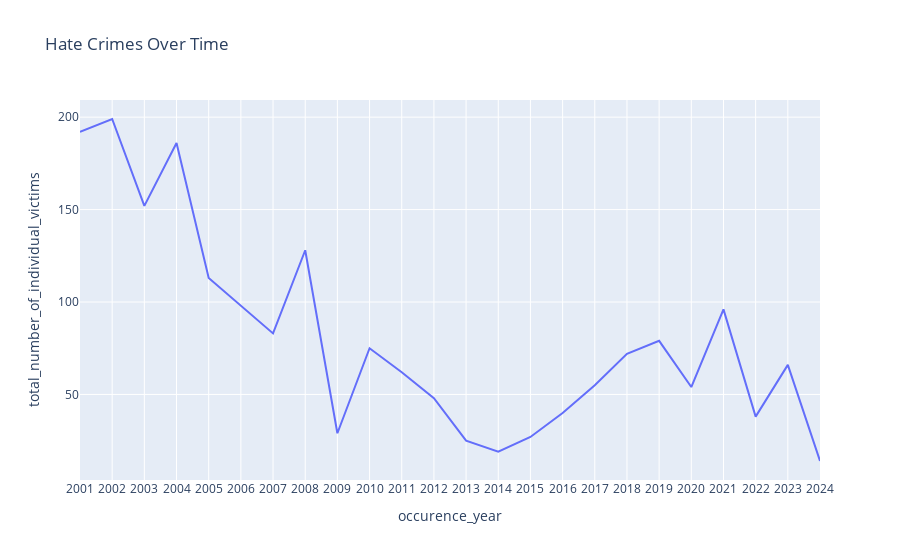

Notebook code for this chart:
### Code cell
num_victims = trimmed_data[['occurence_month', 'total_number_of_individual_victims']].copy()
num_victims['occurence_year'] = num_victims['occurence_month'].apply(lambda x: x[:4])
num_victims = num_victims.groupby('occurence_year')['total_number_of_individual_victims'].sum().reset_index()

fig = px.line(num_victims, x="occurence_year", y='total_number_of_individual_victims', title='Hate Crime Victims Over Time',
              labels={'x': 'Date', 'Hate Crimes': 'Number of Hate Crimes'})
fig.show()

### Figure 1 — Plotly figure (JSON) as saved in the notebook; plotly's stock layout.template omitted (floating-point values rounded to 4 significant figures)
{"data": [{"hovertemplate": "occurence_year=%{x}<br>total_number_of_individual_victims=%{y}<extra></extra>", "legendgroup": "", "line": {"color": "#636efa", "dash": "solid"}, "marker": {"symbol": "circle"}, "mode": "lines", "name": "", "orientation": "v", "showlegend": false, "type": "scatter", "x": ["2001", "2002", "2003", "2004", "2005", "2006", "2007", "2008", "2009", "2010", "2011", "2012", "2013", "2014", "2015", "2016", "2017", "2018", "2019", "2020", "2021", "2022", "2023", "2024"], "xaxis": "x", "y": [192, 199, 152, 186, 113, 98, 83, 128, 29, 75, 62, 48, 25, 19, 27, 40, 55, 72, 79, 54, 96, 38, 66, 14], "yaxis": "y"}], "layout": {"legend": {"tracegroupgap": 0}, "title": {"text": "Hate Crimes Over Time"}, "xaxis": {"anchor": "y", "domain": [0, 1], "title": {"text": "occurence_year"}}, "yaxis": {"anchor": "x", "domain": [0, 1], "title": {"text": "total_number_of_individual_victims"}}}}
